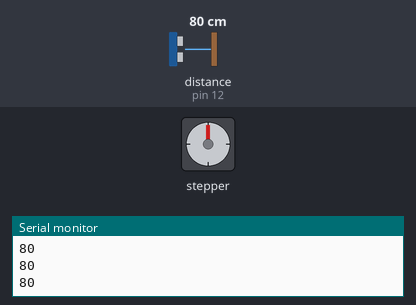
Bench run of a sketch on a simulated Arduino Uno, built with avr-gcc and run on an emulated ATmega328P. On the bench: stepper motor, the last lines printed to the serial monitor. Inputs (shaded band) come from the test bench; at power-on: distance to the obstacle (sensor on pin 12) 80 cm. The echo pulse lasts 58.3 µs per cm; stepper angles assume 2048 steps per turn.

Above: at 1.2 s.
1.3 s: distance to the obstacle (sensor on pin 12) set to 27 cm
2.8 s: distance to the obstacle (sensor on pin 12) set to 22 cm
At 2.99 s:
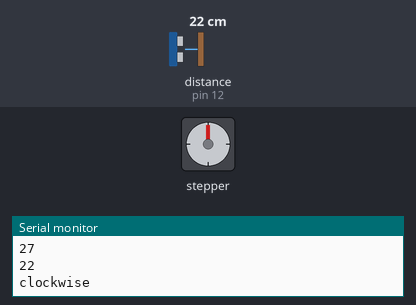
5.8 s: distance to the obstacle (sensor on pin 12) set to 35 cm
At 6.14 s:
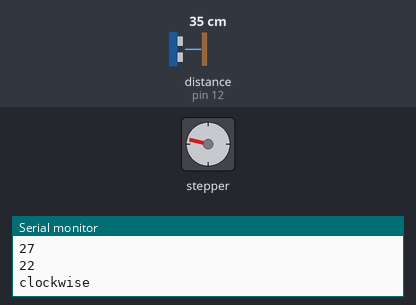
8.3 s: distance to the obstacle (sensor on pin 12) set to 2 cm
At 8.81 s:
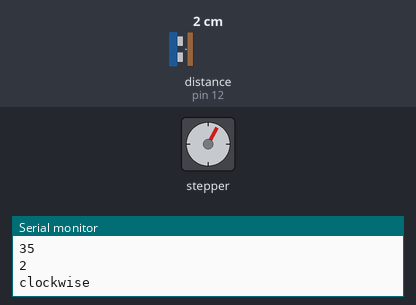
Timing chart, 0 to 12.3 s (numbered marks = the images above; inputs shaded):
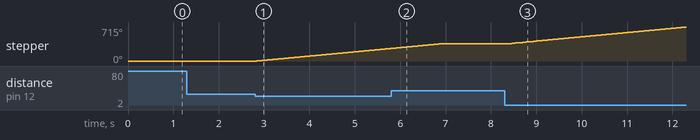

The sketch:

bigBruce.ino
```cpp
#include "SR04.h"
#include <Stepper.h>
#define TRIG_PIN 12
#define ECHO_PIN 11
SR04 sr04 = SR04(ECHO_PIN,TRIG_PIN);
//const int stepsPerRevolution = 2048;  // change this to fit the number of steps per revolution
//const int rolePerMinute = 15;         // Adjustable range of 28BYJ-48 stepper is 0~17 rpm

// initialize the stepper library on pins 8 through 11:
Stepper leftArm(2048, 8, 10, 9, 7);
//Stepper rightArm(2048, 3, 4, 5, 6);
long a;
void setup() {
  leftArm.setSpeed(15);
  //rightArm.setSpeed(15);
  // initialize the serial port:
  Serial.begin(9600);

}

void loop() {
  a=sr04.Distance();
  Serial.println(a);
  if(a<25){
    Serial.println("clockwise");
    leftArm.step(2048);
    //rightArm.step(2048);
  }
    // step one revolution  in one direction:


}
```

Measured:
- the behaviour switches between 25 and 24 cm on distance to the obstacle (sensor on pin 12) (found by bisection; images 0 and 1)
- after the input at 2.8 s, stepper: keeps turning clockwise at about 90°/s, starting at once
- after the input at 5.8 s, stepper: goes on until 6.9 s, then stays 360°
- after the input at 8.3 s, stepper: keeps turning clockwise at about 90°/s, starting at once
